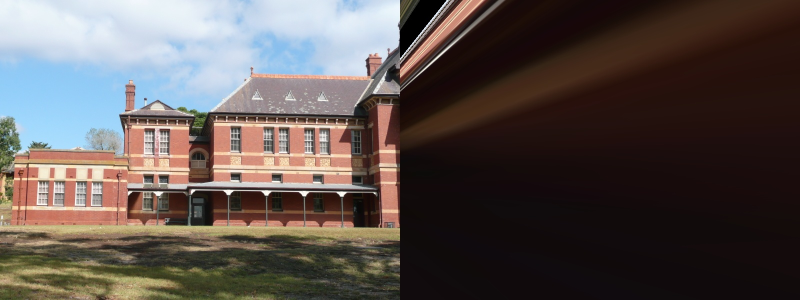
#> input picture stitched2imgs.jpg, 1600 x 600 px (shown at 1/2 size); its folder holds only this picture in this run
$ python nimages.py .
#> lines starting #> are read from the running program, lines starting #| are printed output that depends on the picture
import numpy as np
import cv2
from scipy.ndimage import map_coordinates
from skimage.io import imread, imsave
import glob
from skimage.transform import ProjectiveTransform
from skimage.measure import ransac
import os
import sys

class PanoramaStitcher:
    def __init__(self, image_folder):
        self.sift = cv2.SIFT_create()
        self.image_folder = image_folder
        self.load_images()
        self.num_images = len(self.imgs)
        self.tforms = [np.eye(3)]
        self.prepare_transforms()

    def load_images(self):
        imgfiles = np.sort(glob.glob(os.path.join(self.image_folder, '*.jpg')))
        self.imgs = [imread(imgfile) for imgfile in imgfiles]
#> self.imgs = 1 item
#> in __init__, `self.num_images = len(self.imgs)`: self.num_images = 1

    def rgb2gray(self, rgb):
        r, g, b = rgb[:,:,0], rgb[:,:,1], rgb[:,:,2]
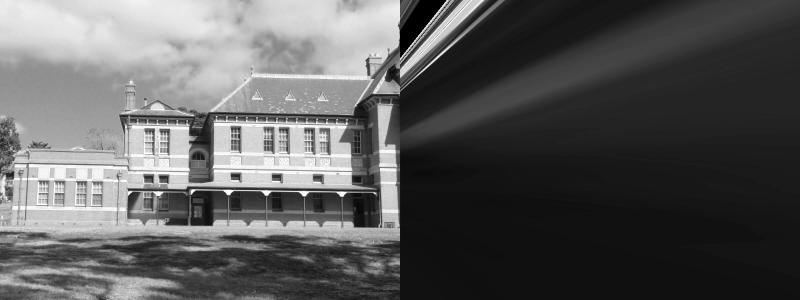
#> r: shape (600, 1600) (shown at 1/2 size); min 0, max 255, mean 91.4
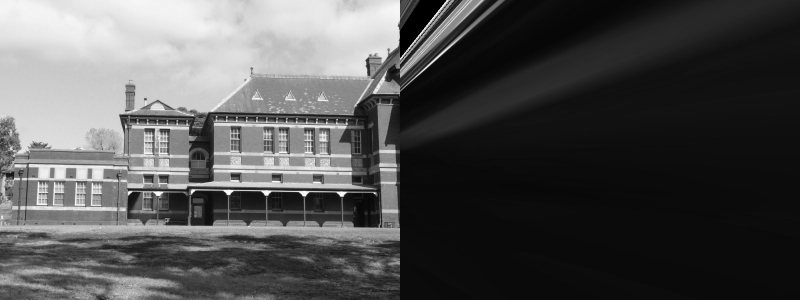
#> g: shape (600, 1600) (shown at 1/2 size); min 0, max 255, mean 82.1
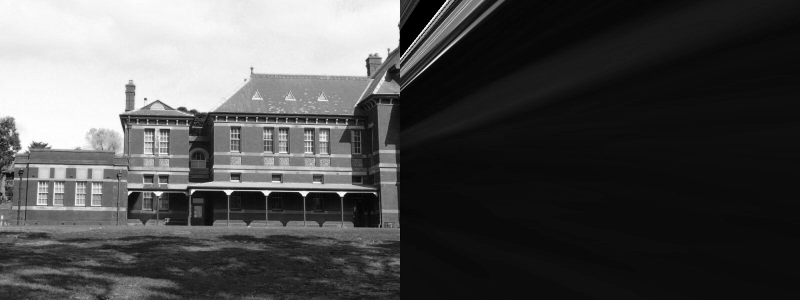
#> b: shape (600, 1600) (shown at 1/2 size); min 0, max 255, mean 79
        gray = 0.2125 * r + 0.7154 * g + 0.0721 * b
        return gray

    def detect_and_compute(self, image):
        grayimg = self.rgb2gray(image).astype(np.uint8)
#> image is the input picture: shape (600, 1600, 3); mean R, G, B 91.4, 82.1, 79
        kpt, desc = self.sift.detectAndCompute(grayimg, None)
#> kpt = 2670 keypoints; strongest (x, y, size): (683, 388, 7.4), (533, 386, 7.6), (608, 387, 7.6), (749, 386, 2.8)
        kpt = np.array([p.pt for p in kpt])
#> kpt = 2670 pairs, first value 2.43 to 910.6, second value 3.32 to 596.5
        return kpt, desc

    def match_features(self, desc1, desc2):
        xTy = np.inner(desc1, desc2)
        xTx = np.expand_dims(np.diag(np.inner(desc1, desc1)), axis=1)
        xTx = np.tile(xTx, (1, desc2.shape[0]))
        yTy = np.expand_dims(np.diag(np.inner(desc2, desc2)), axis=0)
        yTy = np.tile(yTy, (desc1.shape[0], 1))

        distmat = xTx + yTy - 2*xTy
        ids1 = np.argmin(distmat, axis=1)
        ids2 = np.argmin(distmat, axis=0)
        pairs = []
        for k in range(desc1.shape[0]):
            if k == ids2[ids1[k]]:
                pairs.append(np.array([k, ids1[k]]))
        pairs = np.array(pairs)

        distmat_sorted = np.sort(distmat, axis=1)
        good_pairs = []
        for i in range(pairs.shape[0]):
            k = int(pairs[i,0])
            nearestd_1 = distmat_sorted[k,0]
            nearestd_2 = distmat_sorted[k,1]
            if nearestd_1 < 0.75*nearestd_2:
                good_pairs.append(pairs[i,:])

        return np.array(good_pairs)

    def prepare_transforms(self):
        kpt, desc = self.detect_and_compute(self.imgs[0])
        for n in range(1, self.num_images):
            kpt_prev, desc_prev = kpt, desc
            kpt, desc = self.detect_and_compute(self.imgs[n])
            index_pairs = self.match_features(desc, desc_prev)
            matched_points = kpt[index_pairs[:,0],:]
            matched_points_prev = kpt_prev[index_pairs[:,1],:]
            tform, _ = ransac((matched_points, matched_points_prev), ProjectiveTransform, min_samples=4, residual_threshold=1.5, max_trials=2000)
            self.tforms.append(tform.params)
#> after the loop, self.tforms = [[[1, 0, 0], [0, 1, 0], [0, 0, 1]]]

        sel = self.num_images // 2
#> sel = 0
        Tinv = np.linalg.inv(self.tforms[sel])
#> Tinv = [[1, 0, 0], [0, 1, 0], [0, 0, 1]]
        for i in range(len(self.tforms)):
            self.tforms[i] = np.dot(self.tforms[i], Tinv)
#> this loop made 1 pass

    # [7 lines of commented-out code are left out]

    def output_limits(self, tform, img_width, img_height):
        # Ensure indices start from 0 for Python
        xv, yv = np.meshgrid(np.arange(img_width), np.arange(img_height))

        # Applying the transformation to the points (xv, yv) and homogenizing them
        y = np.dot(tform, np.vstack((xv.flatten(), yv.flatten(), np.ones((1, xv.size)))))
        y_ = y[:2] / y[2]
        y_ = y_.T

        x_min, y_min = np.amin(y_, axis=0)[:2]
        x_max, y_max = np.amax(y_, axis=0)[:2]

        xlim = [x_min, x_max]
        ylim = [y_min, y_max]
        return xlim, ylim

    def compute_limits(self):
        xlims, ylims = [], []
        for i in range(len(self.tforms)):
            xlim, ylim = self.output_limits(self.tforms[i], self.imgs[i].shape[1], self.imgs[i].shape[0])
            xlims.append(xlim)
            ylims.append(ylim)
#> this loop made 1 pass
#> (x_min in output_limits, y_min in output_limits, x_max in output_limits, y_max in output_limits, ylim) on pass 1: (0, 0, 1599, 599, [0, 599])
#> after the loop, xlims = [[0, 1599]]; ylims = [[0, 599]]
        return np.array(xlims), np.array(ylims)

    def imwarp(self, srcI, tform, xlims, ylims):
        xMin = np.amin(xlims[:,0])
        xMax = np.amax(xlims[:,1])
        yMin = np.amin(ylims[:,0])
        yMax = np.amax(ylims[:,1])

        width = int(np.floor(xMax - xMin))
        height = int(np.floor(yMax - yMin))

        stepx = (xMax - xMin) / (width - 1)
        stepy = (yMax - yMin) / (height - 1)

        xv, yv = np.meshgrid(np.arange(xMin, xMax + stepx, stepx),
                             np.arange(yMin, yMax + stepy, stepy))

        pts_proj_homog = np.dot(np.linalg.inv(tform), np.vstack((xv.flatten(), yv.flatten(), np.ones((1, xv.size)))))
        pts_proj = pts_proj_homog[:2, :] / pts_proj_homog[2, :]

        xvt = pts_proj[0, :].reshape(xv.shape[0], xv.shape[1])
        yvt = pts_proj[1, :].reshape(yv.shape[0], yv.shape[1])

        warpedI = None
        if srcI.ndim == 3:
            warpedI = np.zeros((xv.shape[0], xv.shape[1], 3))
            for ch in range(3):
                warpedI[:, :, ch] = map_coordinates(srcI[:, :, ch], (yvt, xvt))
                warpedI[:, :, ch] /= np.amax(warpedI[:, :, ch])
        else:
            warpedI = map_coordinates(srcI, (yvt, xvt))
            warpedI /= np.amax(warpedI)

        return warpedI

    def blend(self, img0, mask0, img1):
        output = np.zeros(img0.shape)
        if img0.ndim == 3:
            for ch in range(3):
                output[:, :, ch] = (img1[:, :, ch] * (1 - mask0)) + img0[:, :, ch]
        else:
            output = (img1 * (1 - mask0)) + img0
        return output

    def stitch(self):
        xlims, ylims = self.compute_limits()
#> xlims = [[0, 1599]]; ylims = [[0, 599]]
        panorama = None

        for n in range(len(self.tforms)):
            img = self.imgs[n]
            tform = self.tforms[n]
            imgt = self.imwarp(img, tform, xlims, ylims)
            mask = np.ones(img.shape[:2])
            maskt = self.imwarp(mask, tform, xlims, ylims)

            if panorama is not None:
                panorama = self.blend(imgt, maskt, panorama)
            else:
                panorama = np.zeros((imgt.shape[0], imgt.shape[1], 3))
                panorama = self.blend(imgt, maskt, panorama)
#> this loop made 1 pass
#> tform on pass 1: [[1, 0, 0], [0, 1, 0], [0, 0, 1]]
#> pass 1, in imwarp, `xvt = pts_proj[0, :].reshape(xv.shape[0], xv.shape[1])`:
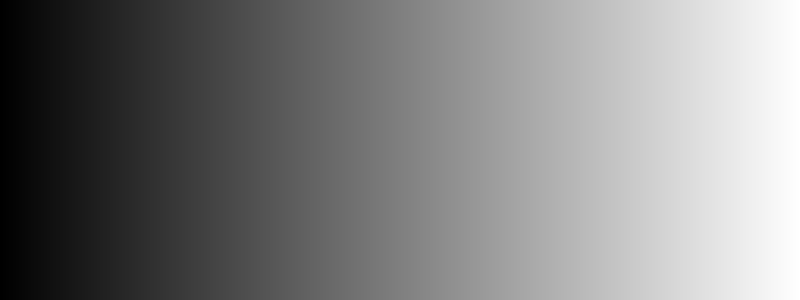
#> xvt: shape (599, 1600) float64 (shown at 1/2 size); min 0, max 1600, mean 800; drawn with min black and max white
#> pass 1, in imwarp, `yvt = pts_proj[1, :].reshape(yv.shape[0], yv.shape[1])`:
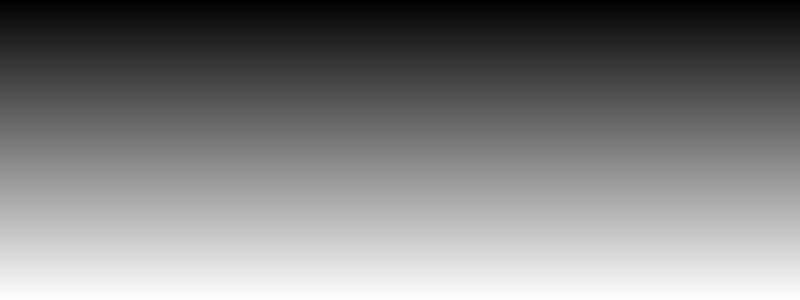
#> yvt: shape (599, 1600) float64 (shown at 1/2 size); min 0, max 599, mean 299.5; drawn with min black and max white
#> pass 1, in imwarp (call 2), `warpedI = map_coordinates(srcI, (yvt, xvt))`:
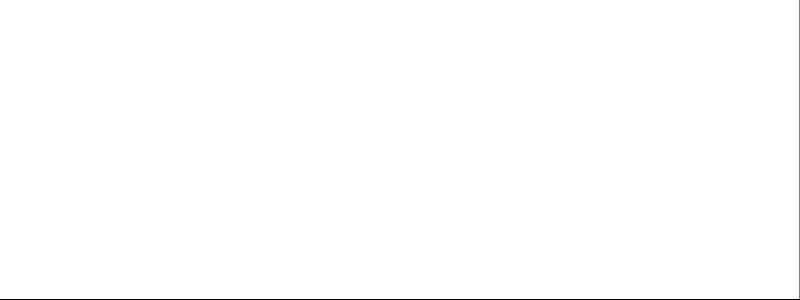
#> warpedI: shape (599, 1600) float64 (shown at 1/2 size); min 0, max 1, mean 0.998
#> after the loop: mask: shape (600, 1600) float64; every value is 1

        return panorama

    def save_panorama(self, output_path):
        panorama = self.stitch()
        imsave(output_path, (panorama * 255).astype(np.uint8))
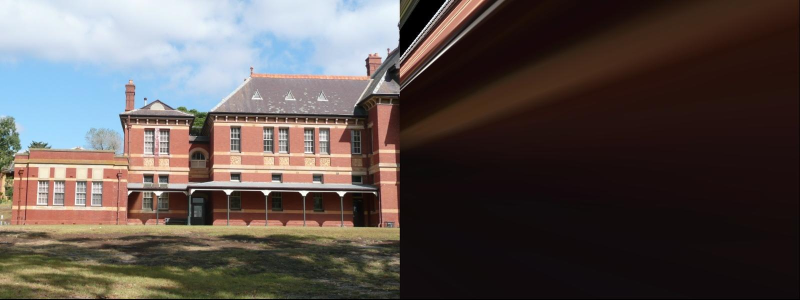
#> saved as panorama.jpg: shape (599, 1600, 3) (shown at 1/2 size); mean R, G, B 91.3, 82, 79
        print(f"Panorama saved to {output_path}")

if __name__ == "__main__":
    if len(sys.argv) != 2:
        print("Usage: python nimages.py <folder_with_imgs>")
        sys.exit(1)

    image_folder = sys.argv[1]
    output_path = os.path.join(image_folder, "panorama.jpg")

    stitcher = PanoramaStitcher(image_folder)
    stitcher.save_panorama(output_path)
